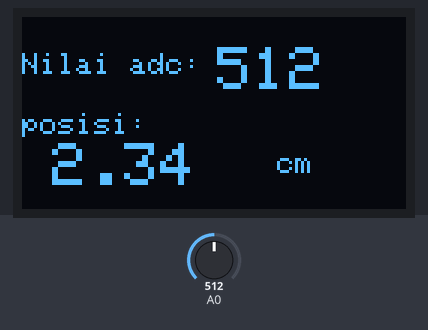
A sketch run on a simulated Arduino Uno, built with avr-gcc and run on an emulated ATmega328P. On the bench: 128×64 one-colour display. The inputs (shaded band) are chosen by the test bench; at power-on: A0 = 512. The display library's start-up logo is not drawn; what the sketch prints to the serial monitor is not drawn.

Above: at 5.2 s.
5.3 s: A0 set to 0
At 8.1 s:
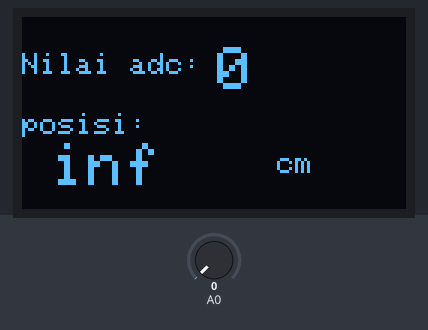
8.3 s: A0 set to 53
At 10.0 s:
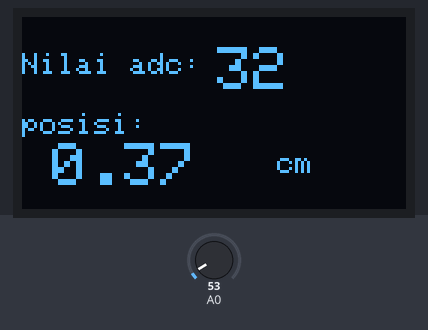
11.3 s: A0 set to 33
At 12.9 s:
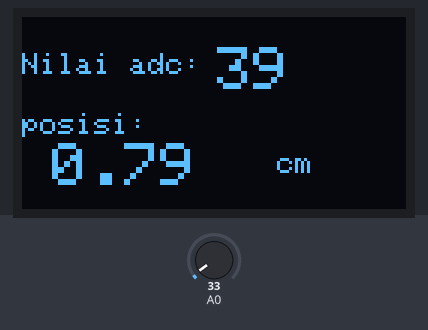
Timing chart, 0 to 14.4 s (numbered marks = the images above; inputs shaded):
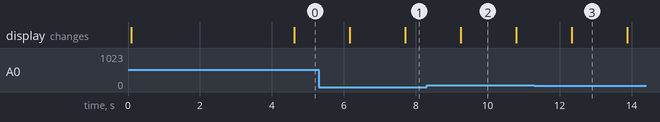

The sketch:

Instrumentasi_oled_posisi.ino
```cpp
#include <SPI.h>
#include <Wire.h>
#include <Adafruit_GFX.h> //download dulu library yang ini
#include <Adafruit_SSD1306.h> //download dulu library yang ini

#define SCREEN_WIDTH 128 // OLED display width, in pixels
#define SCREEN_HEIGHT 64 // OLED display height, in pixels

// Declaration for an SSD1306 display connected to I2C (SDA, SCL pins)
#define OLED_RESET     4 // Reset pin # (or -1 if sharing Arduino reset pin)
Adafruit_SSD1306 display(SCREEN_WIDTH, SCREEN_HEIGHT, &Wire, OLED_RESET);

#define NUMFLAKES     10 // Number of snowflakes in the animation example
int adc, val[150];
long unsigned int adc_new = 0;
double posisi;
#define LOGO_HEIGHT   16
#define LOGO_WIDTH    16
int batas = 100;


void setup()   {
  Serial.begin(9600);
  display.begin(SSD1306_SWITCHCAPVCC, 0x3C);
  display.display();

  display.setTextSize(1);
  display.setTextColor(WHITE);
  display.setCursor(30, 0);
  display.clearDisplay();
  display.println("HALO, SAYANG");

  display.setTextSize(2);
  display.setTextColor(WHITE);
  display.setCursor(45, 20);
  display.println("INK");

  display.setTextSize(1);
  display.setTextColor(WHITE);
  display.setCursor(50, 50);
  display.println("posisi");

  display.display();

  delay(3000);
  display.clearDisplay();
}

// Main Program
void loop() {
  //-------Proses Akusisi Data ADC ------------
  adc_new = 0;
  // for-nya bertujuan untuk rata2nya biar stabil sensornya
  for (int i = 0; i < batas; i++) {
    val[i] = analogRead(A0);
    adc_new = adc_new + val[i];
    delay(15);
  }

  adc = int(adc_new / batas);


//---- PERSAMAAN REGRESINYA -----
  if (adc <= 43) {
    posisi = 2.1488*log(adc) - 7.0805;
  }
  else if (adc > 43 && adc <= 638) {
    posisi = 0.9299*exp(0.0018*adc);
  }
  else if (adc > 638) {
    posisi = 0.094*exp(0.0053*adc);
  }
Serial.println(posisi);

  //------Buat Tampilan LCD ---------------

  display.setTextSize(1);
  display.setTextColor(WHITE);
  display.setCursor(0, 12);
  display.clearDisplay();
  display.println("Nilai adc:");

  display.setTextSize(2);
  display.setTextColor(WHITE);
  display.setCursor(65, 10);
  display.println(adc);

  display.setTextSize(1);
  display.setTextColor(WHITE);
  display.setCursor(0, 32);
  display.println("posisi:");

  display.setTextSize(2);
  display.setTextColor(WHITE);
  display.setCursor(10, 42);
  display.println(posisi);

  display.setTextSize(1);
  display.setTextColor(WHITE);
  display.setCursor(85, 45);
  display.println("cm");

  display.display();
}
```

Measured:
- after the input at 5.3 s, the display: first changes after 0.87 s (image 1 shows a later state)
- after the input at 8.3 s, the display: changes after 0.95 s (image 2)
- after the input at 11.3 s, the display: changes after 1.0 s (image 3)
- what the display in image 2 shows lasts 1.5 s, from 9.3 s to 10.8 s
